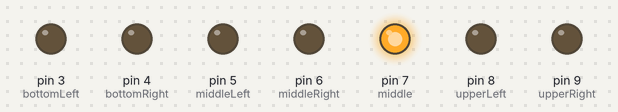
Bench run of a sketch on a simulated Arduino Uno, built with avr-gcc and run on an emulated ATmega328P. Shown: output pins drawn as LEDs (lit = HIGH).

Above: at 1.0 s.
At 5.0 s:
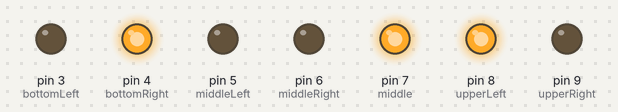
At 7.0 s:
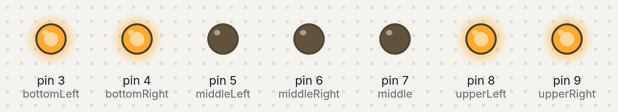
At 9.0 s:
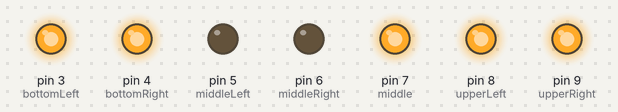
At 12.5 s:
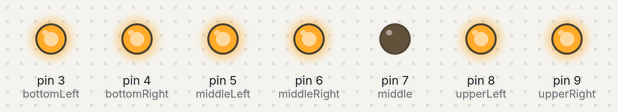
At 18.0 s:
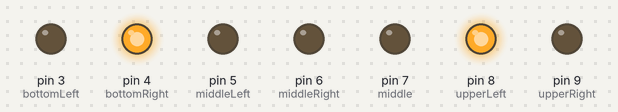
Timing chart, 0 to 19.5 s (numbered marks = the images above):
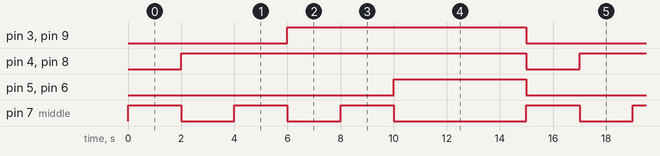

The sketch:

Level1_All_Manually.ino
```cpp
//LED for DICE
int bottomLeft = 3;
int middleLeft = 5;
int upperLeft = 8;
int middle = 7;
int bottomRight = 4;
int middleRight = 6;
int upperRight = 9;

int state = 0;
long randNumber;

void setup(){
  pinMode(bottomLeft, OUTPUT);
  pinMode(middleLeft, OUTPUT);
  pinMode(upperLeft, OUTPUT);
  pinMode(middle, OUTPUT);
  pinMode(bottomRight, OUTPUT);
  pinMode(middleRight, OUTPUT);
  pinMode(upperRight, OUTPUT);
  Serial.begin(9600);

}

 void loop(){

// Display Number 1
digitalWrite(middle,HIGH);
delay(2000);
digitalWrite(middle,LOW);
// Display Number 2
digitalWrite(upperLeft,HIGH);
digitalWrite(bottomRight,HIGH);
delay(2000);
// Display Number 3
digitalWrite(middle,HIGH);
digitalWrite(bottomRight,HIGH);
digitalWrite(upperLeft,HIGH);
delay(2000);
digitalWrite(middle,LOW);
// Display Number 4
digitalWrite(upperLeft,HIGH);
digitalWrite(bottomLeft,HIGH);
digitalWrite(bottomRight,HIGH);
digitalWrite(upperRight,HIGH);
delay(2000);
// Display Number 5
digitalWrite(upperLeft,HIGH);
digitalWrite(bottomLeft,HIGH);
digitalWrite(bottomRight,HIGH);
digitalWrite(upperRight,HIGH);
digitalWrite(middle,HIGH);
delay(2000);
digitalWrite(middle,LOW);
// Display Number 6
digitalWrite(upperLeft,HIGH);
digitalWrite(bottomLeft,HIGH);
digitalWrite(bottomRight,HIGH);
digitalWrite(upperRight,HIGH);
digitalWrite(middleRight,HIGH);
digitalWrite(middleLeft,HIGH);
delay(2000);

delay(3000);
digitalWrite(upperLeft,LOW);
digitalWrite(bottomLeft,LOW);
digitalWrite(bottomRight,LOW);
digitalWrite(upperRight,LOW);
digitalWrite(middleRight,LOW);
digitalWrite(middleLeft,LOW);
 }
```

Measured:
- by itself, pin 3 (bottomLeft), pin 9 (upperRight): alternates HIGH for 9.0 s and LOW for 6.0 s
- by itself, pin 4 (bottomRight), pin 8 (upperLeft): alternates HIGH for 13.0 s and LOW for 2.0 s
- by itself, pin 5 (middleLeft), pin 6 (middleRight): alternates HIGH for 5.0 s and LOW for 10.0 s
- by itself, pin 7 (middle): repeats every 15.0 s: 2 × (LOW 2.0 s, HIGH 2.0 s), LOW 5.0 s, HIGH 2.0 s
